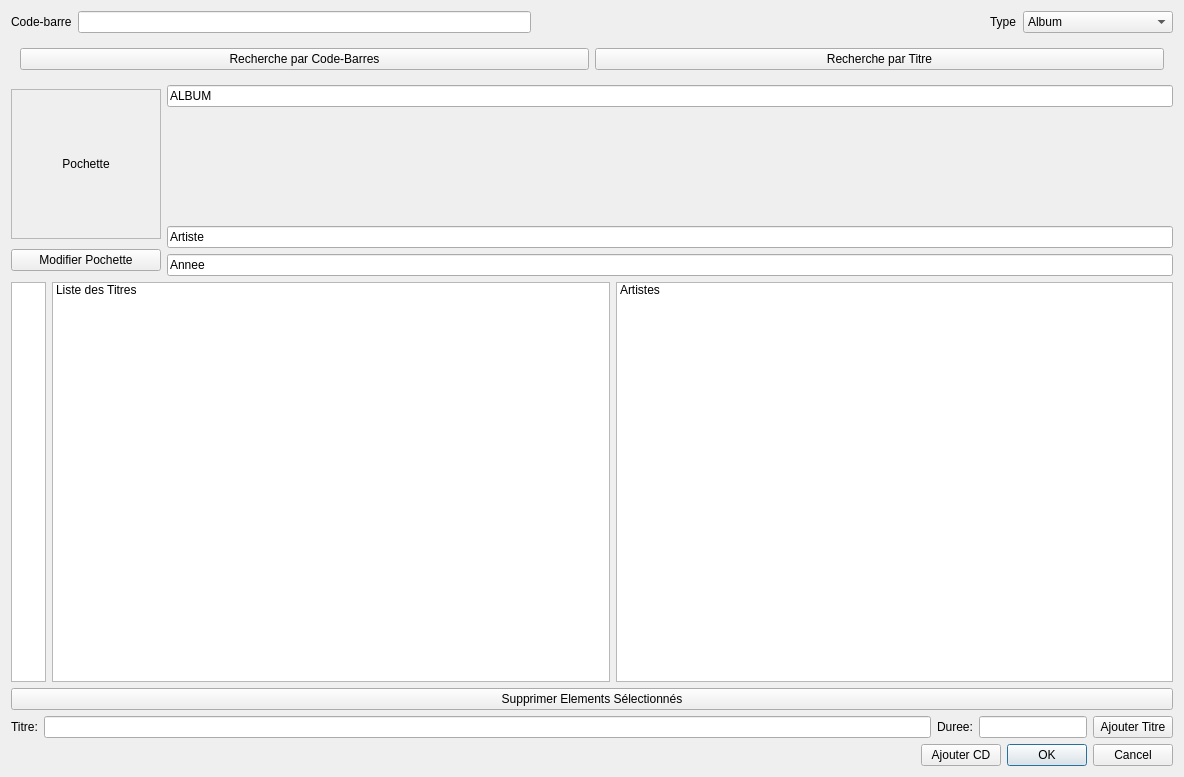
<?xml version="1.0" encoding="UTF-8"?>
<ui version="4.0">
 <class>DialogueAjouterPhysique</class>
 <widget class="QDialog" name="DialogueAjouterPhysique">
  <property name="geometry">
   <rect>
    <x>0</x>
    <y>0</y>
    <width>1184</width>
    <height>777</height>
   </rect>
  </property>
  <property name="windowTitle">
   <string>Dialog</string>
  </property>
  <layout class="QVBoxLayout" name="verticalLayout">
   <item>
    <layout class="QHBoxLayout" name="horizontalLayout">
     <item>
      <widget class="QLabel" name="LabelCodeBarre">
       <property name="text">
        <string>Code-barre</string>
       </property>
      </widget>
     </item>
     <item>
      <widget class="QLineEdit" name="m_codeBarre"/>
     </item>
     <item>
      <spacer name="horizontalSpacer">
       <property name="orientation">
        <enum>Qt::Horizontal</enum>
       </property>
       <property name="sizeHint" stdset="0">
        <size>
         <width>40</width>
         <height>20</height>
        </size>
       </property>
      </spacer>
     </item>
     <item>
      <widget class="QLabel" name="Type">
       <property name="text">
        <string>Type</string>
       </property>
      </widget>
     </item>
     <item>
      <widget class="QComboBox" name="m_type">
       <property name="minimumSize">
        <size>
         <width>150</width>
         <height>0</height>
        </size>
       </property>
       <item>
        <property name="text">
         <string>Album</string>
        </property>
       </item>
       <item>
        <property name="text">
         <string>Compil</string>
        </property>
       </item>
       <item>
        <property name="text">
         <string>Single</string>
        </property>
       </item>
      </widget>
     </item>
    </layout>
   </item>
   <item>
    <widget class="QFrame" name="frame">
     <layout class="QHBoxLayout" name="horizontalLayout_4">
      <item>
       <widget class="QPushButton" name="Codebarres">
        <property name="text">
         <string>Recherche par Code-Barres</string>
        </property>
       </widget>
      </item>
      <item>
       <widget class="QPushButton" name="RechercheTitre">
        <property name="text">
         <string>Recherche par Titre</string>
        </property>
       </widget>
      </item>
     </layout>
    </widget>
   </item>
   <item>
    <layout class="QVBoxLayout" name="verticalLayout_2">
     <item>
      <layout class="QHBoxLayout" name="InfosAlbum">
       <item>
        <layout class="QVBoxLayout" name="verticalLayout_3">
         <item>
          <widget class="QLabel" name="Pochette">
           <property name="minimumSize">
            <size>
             <width>150</width>
             <height>150</height>
            </size>
           </property>
           <property name="maximumSize">
            <size>
             <width>150</width>
             <height>150</height>
            </size>
           </property>
           <property name="frameShape">
            <enum>QFrame::StyledPanel</enum>
           </property>
           <property name="text">
            <string>Pochette</string>
           </property>
           <property name="alignment">
            <set>Qt::AlignCenter</set>
           </property>
          </widget>
         </item>
         <item>
          <widget class="QPushButton" name="ChangerPochette">
           <property name="text">
            <string>Modifier Pochette</string>
           </property>
          </widget>
         </item>
        </layout>
       </item>
       <item>
        <layout class="QVBoxLayout" name="AlbumArtiste">
         <item>
          <widget class="QLineEdit" name="Album">
           <property name="text">
            <string>ALBUM</string>
           </property>
          </widget>
         </item>
         <item>
          <spacer name="verticalSpacer_2">
           <property name="orientation">
            <enum>Qt::Vertical</enum>
           </property>
           <property name="sizeHint" stdset="0">
            <size>
             <width>20</width>
             <height>40</height>
            </size>
           </property>
          </spacer>
         </item>
         <item>
          <widget class="QLineEdit" name="Artiste">
           <property name="text">
            <string>Artiste</string>
           </property>
          </widget>
         </item>
         <item>
          <widget class="QLineEdit" name="Annee">
           <property name="text">
            <string>Annee</string>
           </property>
          </widget>
         </item>
        </layout>
       </item>
      </layout>
     </item>
     <item>
      <layout class="QHBoxLayout" name="horizontalLayout_3">
       <item>
        <widget class="QListWidget" name="NumeroPiste">
         <property name="maximumSize">
          <size>
           <width>35</width>
           <height>16777215</height>
          </size>
         </property>
        </widget>
       </item>
       <item>
        <widget class="QListWidget" name="Titres">
         <property name="minimumSize">
          <size>
           <width>0</width>
           <height>400</height>
          </size>
         </property>
         <property name="autoFillBackground">
          <bool>true</bool>
         </property>
         <property name="dragDropMode">
          <enum>QAbstractItemView::InternalMove</enum>
         </property>
         <property name="alternatingRowColors">
          <bool>true</bool>
         </property>
         <property name="selectionMode">
          <enum>QAbstractItemView::SingleSelection</enum>
         </property>
         <property name="movement">
          <enum>QListView::Free</enum>
         </property>
         <item>
          <property name="text">
           <string>Liste des Titres</string>
          </property>
         </item>
        </widget>
       </item>
       <item>
        <widget class="QListWidget" name="ArtistesTitres">
         <property name="autoFillBackground">
          <bool>true</bool>
         </property>
         <property name="dragDropMode">
          <enum>QAbstractItemView::InternalMove</enum>
         </property>
         <property name="alternatingRowColors">
          <bool>true</bool>
         </property>
         <property name="selectionMode">
          <enum>QAbstractItemView::SingleSelection</enum>
         </property>
         <property name="movement">
          <enum>QListView::Free</enum>
         </property>
         <item>
          <property name="text">
           <string>Artistes</string>
          </property>
         </item>
        </widget>
       </item>
      </layout>
     </item>
     <item>
      <widget class="QPushButton" name="Supprimer">
       <property name="text">
        <string>Supprimer Elements Sélectionnés</string>
       </property>
       <property name="shortcut">
        <string>Del</string>
       </property>
      </widget>
     </item>
     <item>
      <layout class="QHBoxLayout" name="Ajouter">
       <item>
        <widget class="QLabel" name="label_2">
         <property name="text">
          <string>Titre:</string>
         </property>
        </widget>
       </item>
       <item>
        <widget class="QLineEdit" name="TitreAjout">
         <property name="text">
          <string/>
         </property>
        </widget>
       </item>
       <item>
        <widget class="QLabel" name="label">
         <property name="text">
          <string>Duree:</string>
         </property>
        </widget>
       </item>
       <item>
        <widget class="QLineEdit" name="DureeAjout">
         <property name="sizePolicy">
          <sizepolicy hsizetype="Maximum" vsizetype="Fixed">
           <horstretch>0</horstretch>
           <verstretch>0</verstretch>
          </sizepolicy>
         </property>
         <property name="text">
          <string/>
         </property>
         <property name="maxLength">
          <number>15</number>
         </property>
        </widget>
       </item>
       <item>
        <widget class="QPushButton" name="AjouterTitre">
         <property name="text">
          <string>Ajouter Titre</string>
         </property>
        </widget>
       </item>
      </layout>
     </item>
    </layout>
   </item>
   <item>
    <layout class="QHBoxLayout" name="horizontalLayout_2">
     <item>
      <widget class="QLabel" name="Interaction">
       <property name="sizePolicy">
        <sizepolicy hsizetype="Preferred" vsizetype="Preferred">
         <horstretch>100</horstretch>
         <verstretch>0</verstretch>
        </sizepolicy>
       </property>
       <property name="text">
        <string/>
       </property>
      </widget>
     </item>
     <item>
      <widget class="QPushButton" name="AjouterTitre_2">
       <property name="text">
        <string>Ajouter CD</string>
       </property>
      </widget>
     </item>
     <item>
      <widget class="QDialogButtonBox" name="buttonBox">
       <property name="orientation">
        <enum>Qt::Horizontal</enum>
       </property>
       <property name="standardButtons">
        <set>QDialogButtonBox::Cancel|QDialogButtonBox::Ok</set>
       </property>
      </widget>
     </item>
    </layout>
   </item>
  </layout>
 </widget>
 <resources/>
 <connections>
  <connection>
   <sender>buttonBox</sender>
   <signal>accepted()</signal>
   <receiver>DialogueAjouterPhysique</receiver>
   <slot>accept()</slot>
   <hints>
    <hint type="sourcelabel">
     <x>248</x>
     <y>254</y>
    </hint>
    <hint type="destinationlabel">
     <x>157</x>
     <y>274</y>
    </hint>
   </hints>
  </connection>
  <connection>
   <sender>buttonBox</sender>
   <signal>rejected()</signal>
   <receiver>DialogueAjouterPhysique</receiver>
   <slot>reject()</slot>
   <hints>
    <hint type="sourcelabel">
     <x>316</x>
     <y>260</y>
    </hint>
    <hint type="destinationlabel">
     <x>286</x>
     <y>274</y>
    </hint>
   </hints>
  </connection>
 </connections>
</ui>
